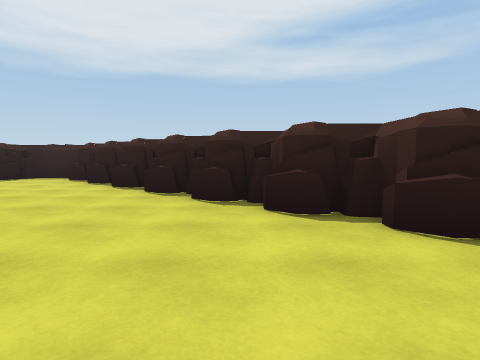
[1] (above)

20 first-person views from a walk through a Unity game level. The camera is 1.2 m above the floor, tilts 4° down and sees 75° across. The floor is counted in squares, 2 m on a side. Each view is taken from the middle of a square. On the plan, view 1 faces up. The plan holds only what a view shows up to about 9 squares ahead; the rest is blank. The place goes on beyond the plan. Some surface patterns are stand-ins.

[2]
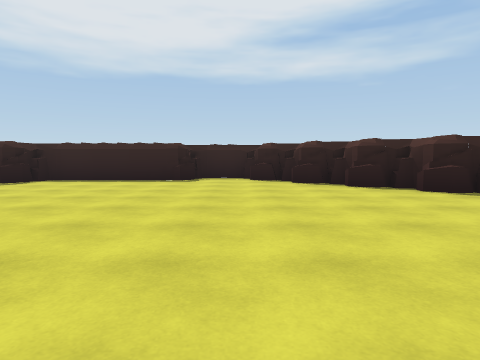

[3]
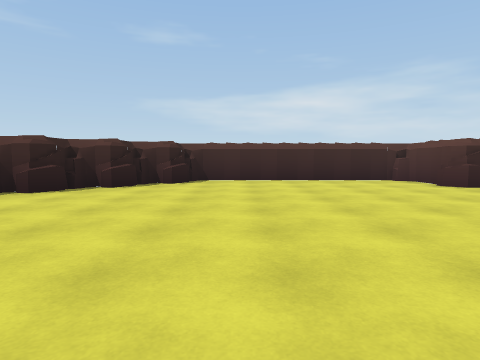

[4]
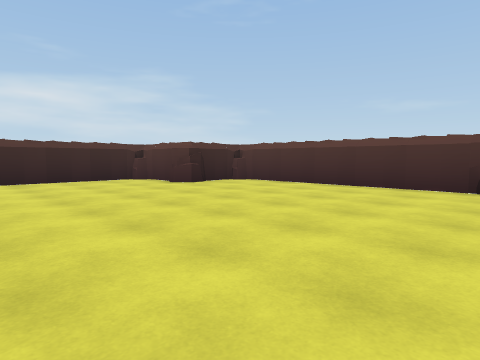

[5]
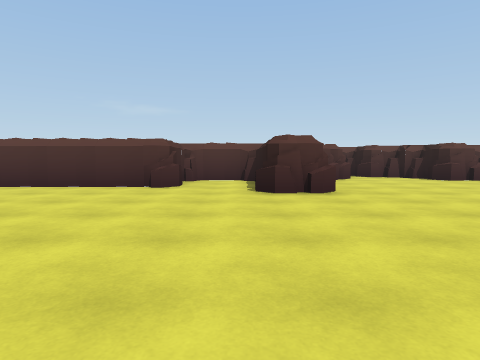

[6]
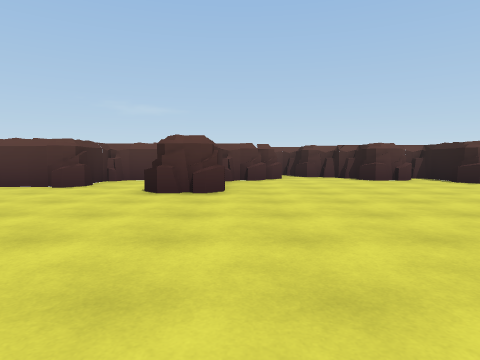

[7]
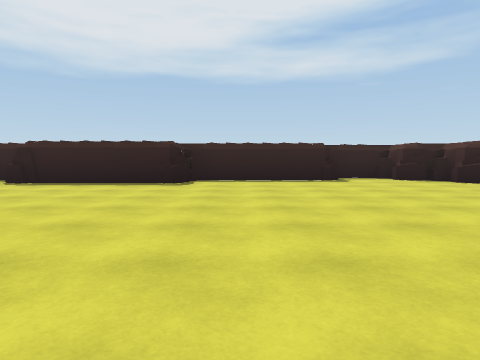

[8]
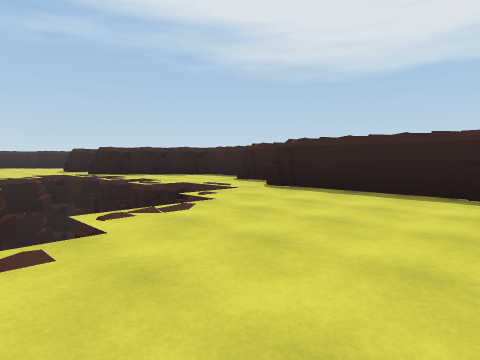

[9]
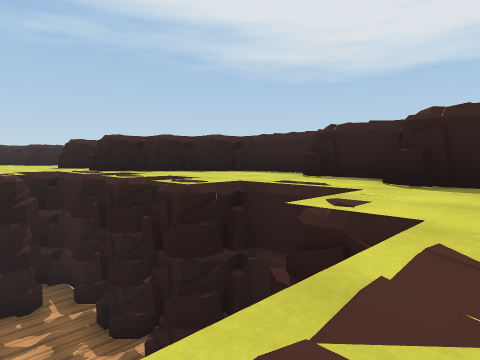

[10]
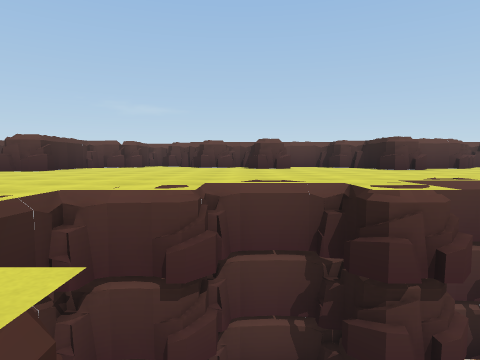

[11]
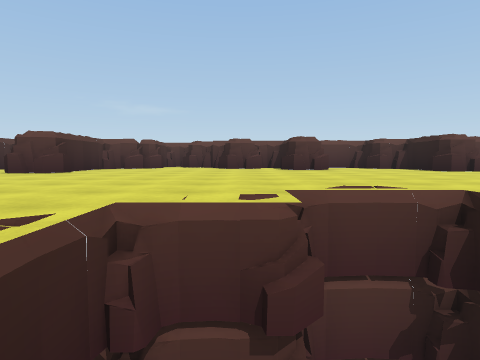

[12]
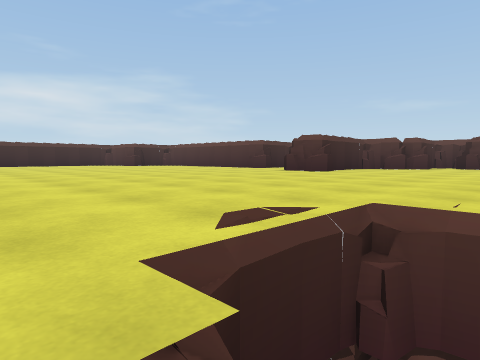

[13]
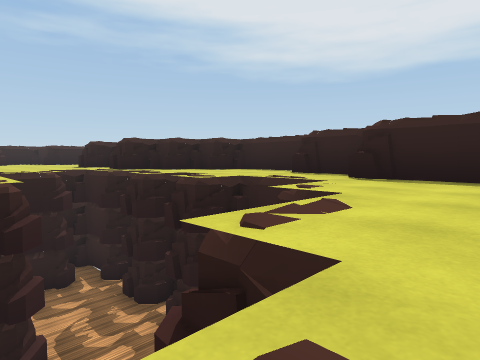

[14]
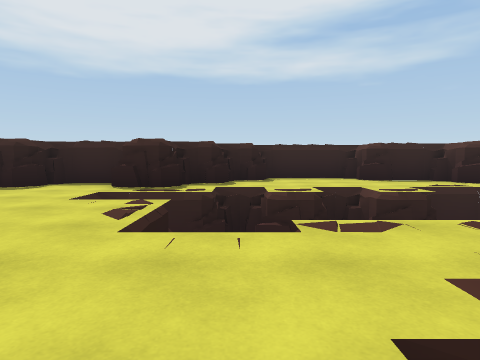

[15]
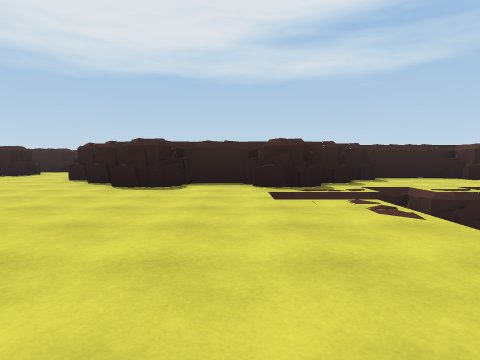

[16]
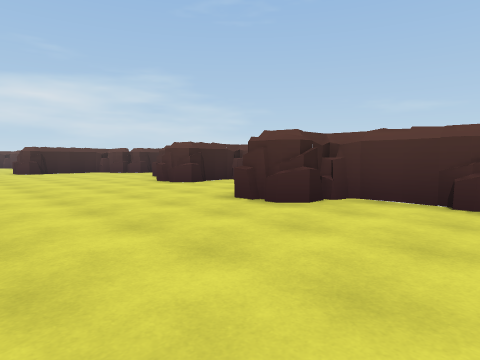

[17]
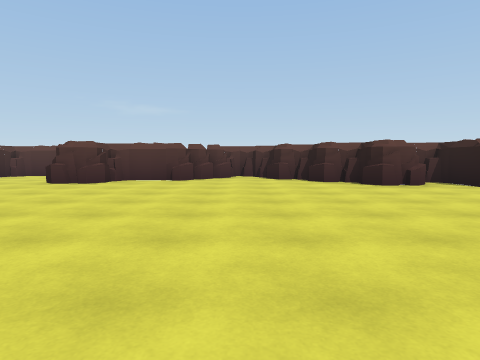

[18]
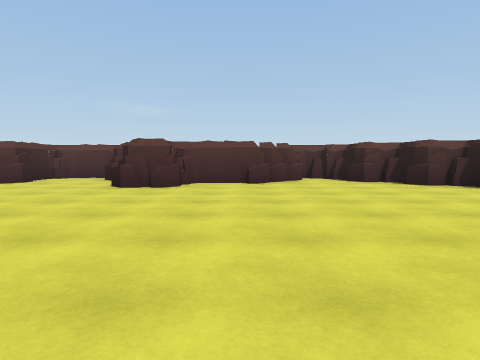

[19]
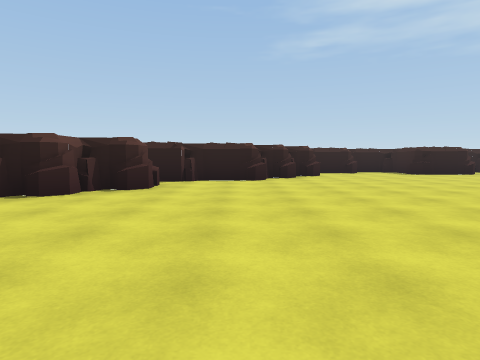

[20]
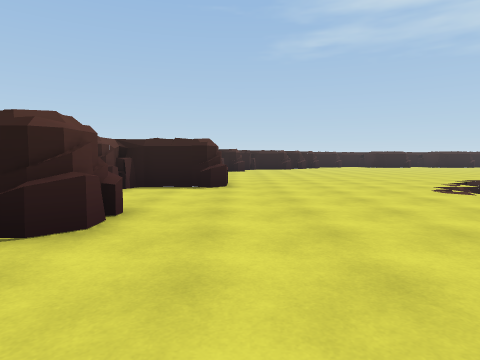

### Floor plan
Key: @ floor where view 1 was taken; # wall or solid block; . floor; / step, stairs or slope; = window, fence, low wall or low ledge; v drop or lower ground.
Columns run from 25 left of view 1 to 4 right of it. Each row starts with its distance up from view 1.
 10       ####
  9      ##..###  #########
  8 ######.....#####.....###
  7 #..#..................###
  6 .....v.v.v ............##
  5 ...vvvvvvvv/............##
  4 ....vvvvv   .............###
  3 ....vvv.v  v/.............###
  2 ........     /.............###
  1 ......v       v..............#
  0 ......v  vvvvvv..........@...#
 -1 .......v v.vv................#
 -2 ........vv...................#
 -3 .............................#
 -4 ............................##
 -5 ..................=........###
 -6 #......=..........#.......##
 -7 ##....##...=......#..######
 -8  ##.#####..#.=...##.##

Positions as (right, up) in squares from view 1, and headings:
1: (0, 0), facing up
2: (-5, 0), facing up
3: (-5, 0), facing right
4: (-5, 0), facing down-right
5: (-6, 0), facing down
6: (-8, 0), facing down
7: (-9, 0), facing up
8: (-10, 2), facing up-left
9: (-13, 3), facing up-left
10: (-13, 3), facing down
11: (-12, 2), facing down
12: (-12, 2), facing down-right
13: (-12, 2), facing up-left
14: (-20, 0), facing up
15: (-23, 0), facing up
16: (-21, -3), facing down-right
17: (-22, 1), facing down
18: (-20, 0), facing down
19: (-19, -4), facing left
20: (-11, -6), facing left
